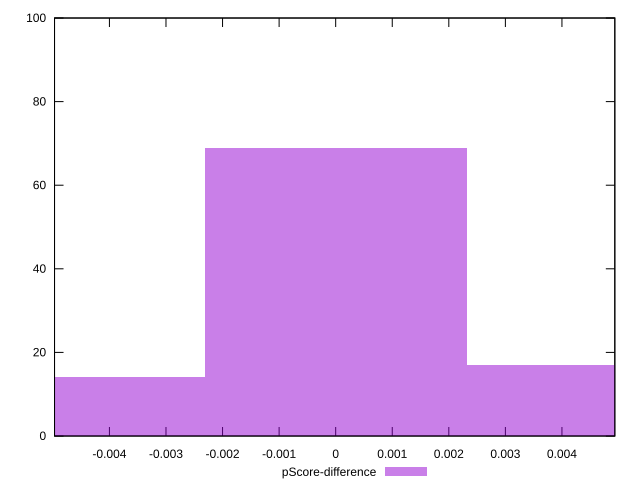

This figure's gnuplot source:
reset

$pScoreDifference <<EOF
0.0046371543647451335 17
0 69
-0.0046371543647451335 14
EOF

set key outside below
set boxwidth 0.0046371543647451335
set xrange [-0.0049703100437727965:0.004934776627624871]
set yrange [0:100]
set trange [0:100]
set style fill transparent solid 0.5 noborder
set terminal svg size 640, 490 enhanced background rgb 'white'
set output "reports/report_00028_2021-02-24T12-49-42.674Z/bootup-time/samples/agenda/pScore-difference/histogram.svg"

plot $pScoreDifference title "pScore-difference" with boxes

reset
